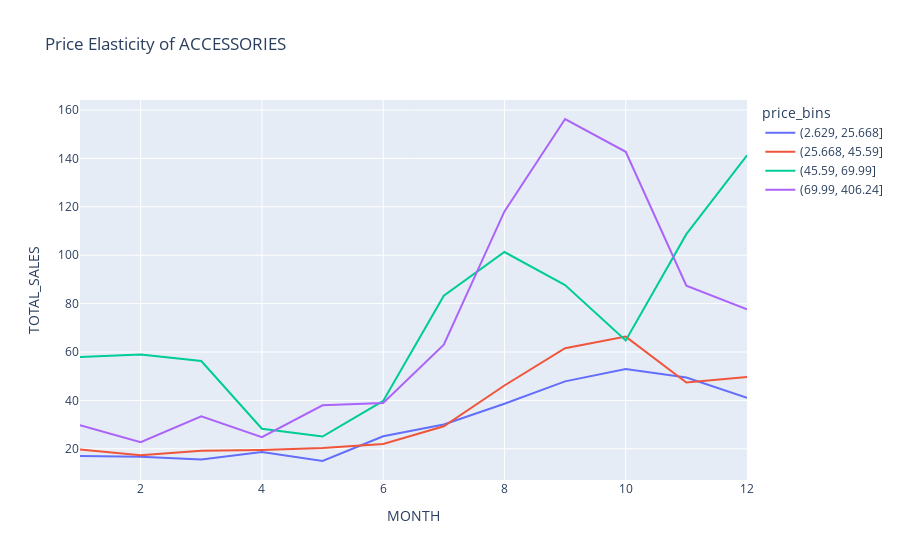
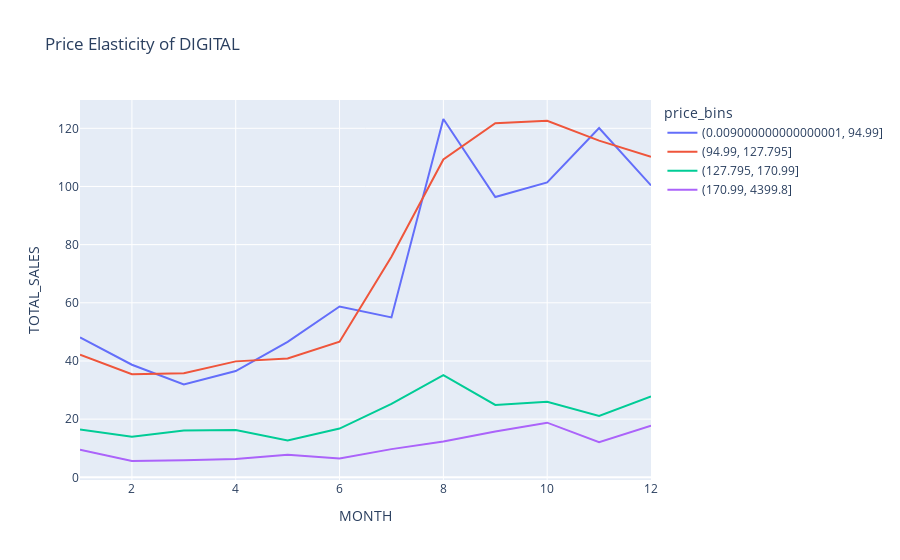
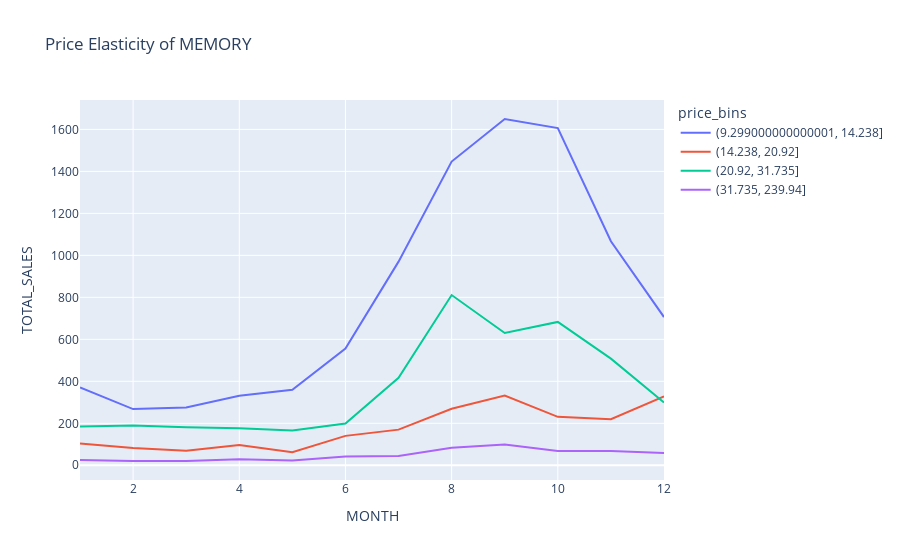
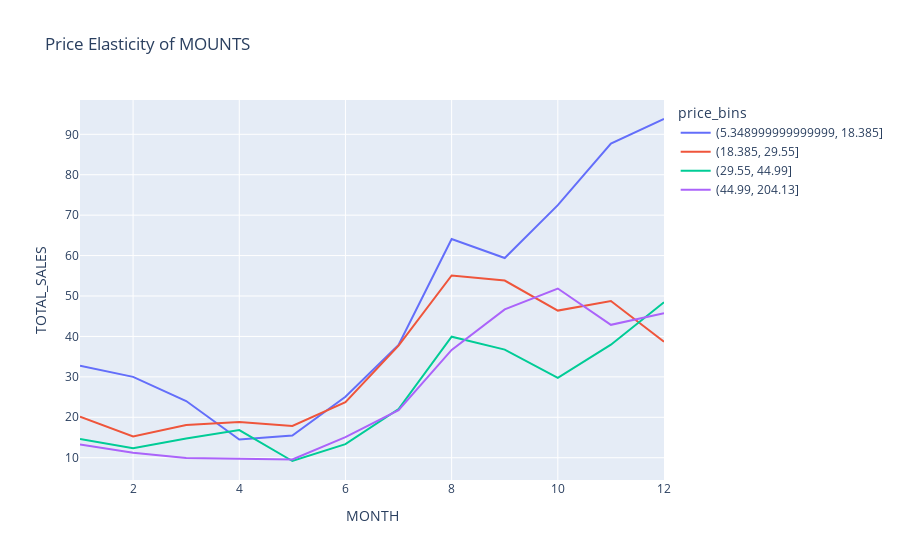

Notebook code for these charts, in order:
### Code cell
sales_by_week_price = sales_df.groupby(['SUBCLASS','price_bins','MONTH'])[['TOTAL_SALES']].mean()


plt.style.use('fivethirtyeight')

for subclass in sales_by_week_price.index.get_level_values(0).unique():

    fig = px.line(sales_by_week_price.loc[subclass].reset_index(),
            x='MONTH',
            y='TOTAL_SALES',
            color='price_bins',
            title=f'Price Elasticity of {subclass}')

    fig.show()
    #plt.xlabel('Price Quartiles')

   # plt.ylabel('Avg Sale Qty')

    #plt.show()

### Figure 1 — Plotly figure (JSON) as saved in the notebook; plotly's stock layout.template omitted (floating-point values rounded to 4 significant figures)
{"data": [{"hovertemplate": "price_bins=(2.629, 25.668]<br>MONTH=%{x}<br>TOTAL_SALES=%{y}<extra></extra>", "legendgroup": "(2.629, 25.668]", "line": {"color": "#636efa", "dash": "solid"}, "marker": {"symbol": "circle"}, "mode": "lines", "name": "(2.629, 25.668]", "orientation": "v", "showlegend": true, "type": "scatter", "x": [1, 2, 3, 4, 5, 6, 7, 8, 9, 10, 11, 12], "xaxis": "x", "y": [17.06, 16.67, 15.58, 18.66, 14.96, 25.16, 30.03, 38.64, 47.87, 52.99, 49.43, 41.12], "yaxis": "y"}, {"hovertemplate": "price_bins=(25.668, 45.59]<br>MONTH=%{x}<br>TOTAL_SALES=%{y}<extra></extra>", "legendgroup": "(25.668, 45.59]", "line": {"color": "#EF553B", "dash": "solid"}, "marker": {"symbol": "circle"}, "mode": "lines", "name": "(25.668, 45.59]", "orientation": "v", "showlegend": true, "type": "scatter", "x": [1, 2, 3, 4, 5, 6, 7, 8, 9, 10, 11, 12], "xaxis": "x", "y": [19.72, 17.31, 19.18, 19.49, 20.29, 21.99, 29.33, 46.16, 61.56, 66.36, 47.38, 49.65], "yaxis": "y"}, {"hovertemplate": "price_bins=(45.59, 69.99]<br>MONTH=%{x}<br>TOTAL_SALES=%{y}<extra></extra>", "legendgroup": "(45.59, 69.99]", "line": {"color": "#00cc96", "dash": "solid"}, "marker": {"symbol": "circle"}, "mode": "lines", "name": "(45.59, 69.99]", "orientation": "v", "showlegend": true, "type": "scatter", "x": [1, 2, 3, 4, 5, 6, 7, 8, 9, 10, 11, 12], "xaxis": "x", "y": [57.91, 58.96, 56.3, 28.3, 25.07, 39.79, 83.26, 101.3, 87.66, 64.76, 108.7, 141.3], "yaxis": "y"}, {"hovertemplate": "price_bins=(69.99, 406.24]<br>MONTH=%{x}<br>TOTAL_SALES=%{y}<extra></extra>", "legendgroup": "(69.99, 406.24]", "line": {"color": "#ab63fa", "dash": "solid"}, "marker": {"symbol": "circle"}, "mode": "lines", "name": "(69.99, 406.24]", "orientation": "v", "showlegend": true, "type": "scatter", "x": [1, 2, 3, 4, 5, 6, 7, 8, 9, 10, 11, 12], "xaxis": "x", "y": [29.79, 22.77, 33.43, 24.79, 37.99, 38.94, 63.05, 118.1, 156.3, 142.7, 87.41, 77.67], "yaxis": "y"}], "layout": {"legend": {"title": {"text": "price_bins"}, "tracegroupgap": 0}, "title": {"text": "Price Elasticity of ACCESSORIES"}, "xaxis": {"anchor": "y", "domain": [0, 1], "title": {"text": "MONTH"}}, "yaxis": {"anchor": "x", "domain": [0, 1], "title": {"text": "TOTAL_SALES"}}}}

### Figure 2 — Plotly figure (JSON) as saved in the notebook; plotly's stock layout.template omitted (floating-point values rounded to 4 significant figures)
{"data": [{"hovertemplate": "price_bins=(0.009000000000000001, 94.99]<br>MONTH=%{x}<br>TOTAL_SALES=%{y}<extra></extra>", "legendgroup": "(0.009000000000000001, 94.99]", "line": {"color": "#636efa", "dash": "solid"}, "marker": {"symbol": "circle"}, "mode": "lines", "name": "(0.009000000000000001, 94.99]", "orientation": "v", "showlegend": true, "type": "scatter", "x": [1, 2, 3, 4, 5, 6, 7, 8, 9, 10, 11, 12], "xaxis": "x", "y": [48.11, 38.71, 31.93, 36.55, 46.59, 58.74, 54.98, 123.2, 96.35, 101.4, 120.1, 100.4], "yaxis": "y"}, {"hovertemplate": "price_bins=(94.99, 127.795]<br>MONTH=%{x}<br>TOTAL_SALES=%{y}<extra></extra>", "legendgroup": "(94.99, 127.795]", "line": {"color": "#EF553B", "dash": "solid"}, "marker": {"symbol": "circle"}, "mode": "lines", "name": "(94.99, 127.795]", "orientation": "v", "showlegend": true, "type": "scatter", "x": [1, 2, 3, 4, 5, 6, 7, 8, 9, 10, 11, 12], "xaxis": "x", "y": [42.16, 35.45, 35.77, 39.87, 40.84, 46.61, 75.81, 109.3, 121.7, 122.6, 115.8, 110.2], "yaxis": "y"}, {"hovertemplate": "price_bins=(127.795, 170.99]<br>MONTH=%{x}<br>TOTAL_SALES=%{y}<extra></extra>", "legendgroup": "(127.795, 170.99]", "line": {"color": "#00cc96", "dash": "solid"}, "marker": {"symbol": "circle"}, "mode": "lines", "name": "(127.795, 170.99]", "orientation": "v", "showlegend": true, "type": "scatter", "x": [1, 2, 3, 4, 5, 6, 7, 8, 9, 10, 11, 12], "xaxis": "x", "y": [16.48, 13.98, 16.13, 16.27, 12.66, 16.76, 25.28, 35.14, 24.87, 26, 21.09, 27.77], "yaxis": "y"}, {"hovertemplate": "price_bins=(170.99, 4399.8]<br>MONTH=%{x}<br>TOTAL_SALES=%{y}<extra></extra>", "legendgroup": "(170.99, 4399.8]", "line": {"color": "#ab63fa", "dash": "solid"}, "marker": {"symbol": "circle"}, "mode": "lines", "name": "(170.99, 4399.8]", "orientation": "v", "showlegend": true, "type": "scatter", "x": [1, 2, 3, 4, 5, 6, 7, 8, 9, 10, 11, 12], "xaxis": "x", "y": [9.462, 5.608, 5.838, 6.332, 7.736, 6.478, 9.693, 12.28, 15.78, 18.79, 12.1, 17.78], "yaxis": "y"}], "layout": {"legend": {"title": {"text": "price_bins"}, "tracegroupgap": 0}, "title": {"text": "Price Elasticity of DIGITAL"}, "xaxis": {"anchor": "y", "domain": [0, 1], "title": {"text": "MONTH"}}, "yaxis": {"anchor": "x", "domain": [0, 1], "title": {"text": "TOTAL_SALES"}}}}

### Figure 3 — Plotly figure (JSON) as saved in the notebook; plotly's stock layout.template omitted (floating-point values rounded to 4 significant figures)
{"data": [{"hovertemplate": "price_bins=(9.299000000000001, 14.238]<br>MONTH=%{x}<br>TOTAL_SALES=%{y}<extra></extra>", "legendgroup": "(9.299000000000001, 14.238]", "line": {"color": "#636efa", "dash": "solid"}, "marker": {"symbol": "circle"}, "mode": "lines", "name": "(9.299000000000001, 14.238]", "orientation": "v", "showlegend": true, "type": "scatter", "x": [1, 2, 3, 4, 5, 6, 7, 8, 9, 10, 11, 12], "xaxis": "x", "y": [370.3, 267.7, 275.1, 331.7, 359.4, 556.4, 970.1, 1447.0, 1650.0, 1606, 1067.0, 705.9], "yaxis": "y"}, {"hovertemplate": "price_bins=(14.238, 20.92]<br>MONTH=%{x}<br>TOTAL_SALES=%{y}<extra></extra>", "legendgroup": "(14.238, 20.92]", "line": {"color": "#EF553B", "dash": "solid"}, "marker": {"symbol": "circle"}, "mode": "lines", "name": "(14.238, 20.92]", "orientation": "v", "showlegend": true, "type": "scatter", "x": [1, 2, 3, 4, 5, 6, 7, 8, 9, 10, 11, 12], "xaxis": "x", "y": [104.1, 81.88, 69.49, 96.1, 61.85, 140.1, 169.9, 269.5, 331.7, 230.7, 219.3, 328.5], "yaxis": "y"}, {"hovertemplate": "price_bins=(20.92, 31.735]<br>MONTH=%{x}<br>TOTAL_SALES=%{y}<extra></extra>", "legendgroup": "(20.92, 31.735]", "line": {"color": "#00cc96", "dash": "solid"}, "marker": {"symbol": "circle"}, "mode": "lines", "name": "(20.92, 31.735]", "orientation": "v", "showlegend": true, "type": "scatter", "x": [1, 2, 3, 4, 5, 6, 7, 8, 9, 10, 11, 12], "xaxis": "x", "y": [184.6, 189.8, 180.8, 176.2, 166, 198.8, 416.6, 810.9, 630.4, 682.8, 508.1, 299], "yaxis": "y"}, {"hovertemplate": "price_bins=(31.735, 239.94]<br>MONTH=%{x}<br>TOTAL_SALES=%{y}<extra></extra>", "legendgroup": "(31.735, 239.94]", "line": {"color": "#ab63fa", "dash": "solid"}, "marker": {"symbol": "circle"}, "mode": "lines", "name": "(31.735, 239.94]", "orientation": "v", "showlegend": true, "type": "scatter", "x": [1, 2, 3, 4, 5, 6, 7, 8, 9, 10, 11, 12], "xaxis": "x", "y": [25.15, 20.43, 20.63, 28.96, 23.07, 42.35, 44.55, 83.47, 98.63, 67.74, 67.54, 58.25], "yaxis": "y"}], "layout": {"legend": {"title": {"text": "price_bins"}, "tracegroupgap": 0}, "title": {"text": "Price Elasticity of MEMORY"}, "xaxis": {"anchor": "y", "domain": [0, 1], "title": {"text": "MONTH"}}, "yaxis": {"anchor": "x", "domain": [0, 1], "title": {"text": "TOTAL_SALES"}}}}

### Figure 4 — Plotly figure (JSON) as saved in the notebook; plotly's stock layout.template omitted (floating-point values rounded to 4 significant figures)
{"data": [{"hovertemplate": "price_bins=(5.348999999999999, 18.385]<br>MONTH=%{x}<br>TOTAL_SALES=%{y}<extra></extra>", "legendgroup": "(5.348999999999999, 18.385]", "line": {"color": "#636efa", "dash": "solid"}, "marker": {"symbol": "circle"}, "mode": "lines", "name": "(5.348999999999999, 18.385]", "orientation": "v", "showlegend": true, "type": "scatter", "x": [1, 2, 3, 4, 5, 6, 7, 8, 9, 10, 11, 12], "xaxis": "x", "y": [32.75, 30, 24.02, 14.52, 15.48, 25.1, 37.92, 64.1, 59.4, 72.47, 87.73, 93.79], "yaxis": "y"}, {"hovertemplate": "price_bins=(18.385, 29.55]<br>MONTH=%{x}<br>TOTAL_SALES=%{y}<extra></extra>", "legendgroup": "(18.385, 29.55]", "line": {"color": "#EF553B", "dash": "solid"}, "marker": {"symbol": "circle"}, "mode": "lines", "name": "(18.385, 29.55]", "orientation": "v", "showlegend": true, "type": "scatter", "x": [1, 2, 3, 4, 5, 6, 7, 8, 9, 10, 11, 12], "xaxis": "x", "y": [20.17, 15.27, 18.08, 18.83, 17.85, 23.71, 37.73, 55.08, 53.82, 46.4, 48.75, 38.68], "yaxis": "y"}, {"hovertemplate": "price_bins=(29.55, 44.99]<br>MONTH=%{x}<br>TOTAL_SALES=%{y}<extra></extra>", "legendgroup": "(29.55, 44.99]", "line": {"color": "#00cc96", "dash": "solid"}, "marker": {"symbol": "circle"}, "mode": "lines", "name": "(29.55, 44.99]", "orientation": "v", "showlegend": true, "type": "scatter", "x": [1, 2, 3, 4, 5, 6, 7, 8, 9, 10, 11, 12], "xaxis": "x", "y": [14.64, 12.32, 14.76, 16.82, 9.188, 13.37, 22.02, 39.94, 36.75, 29.77, 37.96, 48.47], "yaxis": "y"}, {"hovertemplate": "price_bins=(44.99, 204.13]<br>MONTH=%{x}<br>TOTAL_SALES=%{y}<extra></extra>", "legendgroup": "(44.99, 204.13]", "line": {"color": "#ab63fa", "dash": "solid"}, "marker": {"symbol": "circle"}, "mode": "lines", "name": "(44.99, 204.13]", "orientation": "v", "showlegend": true, "type": "scatter", "x": [1, 2, 3, 4, 5, 6, 7, 8, 9, 10, 11, 12], "xaxis": "x", "y": [13.28, 11.22, 9.904, 9.727, 9.585, 15.11, 21.78, 36.68, 46.69, 51.85, 42.87, 45.75], "yaxis": "y"}], "layout": {"legend": {"title": {"text": "price_bins"}, "tracegroupgap": 0}, "title": {"text": "Price Elasticity of MOUNTS"}, "xaxis": {"anchor": "y", "domain": [0, 1], "title": {"text": "MONTH"}}, "yaxis": {"anchor": "x", "domain": [0, 1], "title": {"text": "TOTAL_SALES"}}}}
